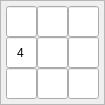
   <widget class="QFrame" name="frame_8">
    <property name="geometry">
     <rect>
      <x>120</x>
      <y>210</y>
      <width>101</width>
      <height>101</height>
     </rect>
    </property>
    <property name="minimumSize">
     <size>
      <width>0</width>
      <height>0</height>
     </size>
    </property>
    <property name="maximumSize">
     <size>
      <width>135</width>
      <height>135</height>
     </size>
    </property>
    <property name="styleSheet">
     <string notr="true"/>
    </property>
    <property name="frameShape">
     <enum>QFrame::StyledPanel</enum>
    </property>
    <property name="frameShadow">
     <enum>QFrame::Raised</enum>
    </property>
    <layout class="QGridLayout" name="gridLayout_8">
     <property name="leftMargin">
      <number>5</number>
     </property>
     <property name="topMargin">
      <number>5</number>
     </property>
     <property name="rightMargin">
      <number>5</number>
     </property>
     <property name="bottomMargin">
      <number>5</number>
     </property>
     <property name="spacing">
      <number>0</number>
     </property>
     <item row="2" column="2">
      <widget class="QLineEdit" name="cell_8_5">
       <property name="enabled">
        <bool>true</bool>
       </property>
       <property name="minimumSize">
        <size>
         <width>31</width>
         <height>31</height>
        </size>
       </property>
       <property name="maximumSize">
        <size>
         <width>31</width>
         <height>31</height>
        </size>
       </property>
       <property name="font">
        <font>
         <pointsize>9</pointsize>
        </font>
       </property>
       <property name="inputMask">
        <string>9</string>
       </property>
       <property name="text">
        <string/>
       </property>
       <property name="alignment">
        <set>Qt::AlignCenter</set>
       </property>
       <property name="readOnly">
        <bool>true</bool>
       </property>
      </widget>
     </item>
     <item row="2" column="0">
      <widget class="QLineEdit" name="cell_8_3">
       <property name="enabled">
        <bool>true</bool>
       </property>
       <property name="minimumSize">
        <size>
         <width>31</width>
         <height>31</height>
        </size>
       </property>
       <property name="maximumSize">
        <size>
         <width>31</width>
         <height>31</height>
        </size>
       </property>
       <property name="font">
        <font>
         <pointsize>9</pointsize>
        </font>
       </property>
       <property name="inputMask">
        <string>9</string>
       </property>
       <property name="text">
        <string/>
       </property>
       <property name="alignment">
        <set>Qt::AlignCenter</set>
       </property>
       <property name="readOnly">
        <bool>true</bool>
       </property>
      </widget>
     </item>
     <item row="1" column="1">
      <widget class="QLineEdit" name="cell_7_4">
       <property name="enabled">
        <bool>true</bool>
       </property>
       <property name="minimumSize">
        <size>
         <width>31</width>
         <height>31</height>
        </size>
       </property>
       <property name="maximumSize">
        <size>
         <width>31</width>
         <height>31</height>
        </size>
       </property>
       <property name="font">
        <font>
         <pointsize>9</pointsize>
        </font>
       </property>
       <property name="inputMask">
        <string>9</string>
       </property>
       <property name="text">
        <string/>
       </property>
       <property name="alignment">
        <set>Qt::AlignCenter</set>
       </property>
       <property name="readOnly">
        <bool>true</bool>
       </property>
      </widget>
     </item>
     <item row="1" column="0">
      <widget class="QLineEdit" name="cell_7_3">
       <property name="enabled">
        <bool>true</bool>
       </property>
       <property name="minimumSize">
        <size>
         <width>31</width>
         <height>31</height>
        </size>
       </property>
       <property name="maximumSize">
        <size>
         <width>31</width>
         <height>31</height>
        </size>
       </property>
       <property name="font">
        <font>
         <pointsize>9</pointsize>
        </font>
       </property>
       <property name="inputMask">
        <string>9</string>
       </property>
       <property name="text">
        <string>4</string>
       </property>
       <property name="alignment">
        <set>Qt::AlignCenter</set>
       </property>
       <property name="readOnly">
        <bool>true</bool>
       </property>
      </widget>
     </item>
     <item row="0" column="1">
      <widget class="QLineEdit" name="cell_6_4">
       <property name="enabled">
        <bool>true</bool>
       </property>
       <property name="minimumSize">
        <size>
         <width>31</width>
         <height>31</height>
        </size>
       </property>
       <property name="maximumSize">
        <size>
         <width>31</width>
         <height>31</height>
        </size>
       </property>
       <property name="font">
        <font>
         <pointsize>9</pointsize>
        </font>
       </property>
       <property name="inputMask">
        <string>9</string>
       </property>
       <property name="text">
        <string/>
       </property>
       <property name="alignment">
        <set>Qt::AlignCenter</set>
       </property>
       <property name="readOnly">
        <bool>true</bool>
       </property>
      </widget>
     </item>
     <item row="0" column="0">
      <widget class="QLineEdit" name="cell_6_3">
       <property name="enabled">
        <bool>true</bool>
       </property>
       <property name="minimumSize">
        <size>
         <width>31</width>
         <height>31</height>
        </size>
       </property>
       <property name="maximumSize">
        <size>
         <width>31</width>
         <height>31</height>
        </size>
       </property>
       <property name="font">
        <font>
         <pointsize>9</pointsize>
        </font>
       </property>
       <property name="inputMask">
        <string>9</string>
       </property>
       <property name="text">
        <string/>
       </property>
       <property name="alignment">
        <set>Qt::AlignCenter</set>
       </property>
       <property name="readOnly">
        <bool>true</bool>
       </property>
      </widget>
     </item>
     <item row="1" column="2">
      <widget class="QLineEdit" name="cell_7_5">
       <property name="enabled">
        <bool>true</bool>
       </property>
       <property name="minimumSize">
        <size>
         <width>31</width>
         <height>31</height>
        </size>
       </property>
       <property name="maximumSize">
        <size>
         <width>31</width>
         <height>31</height>
        </size>
       </property>
       <property name="font">
        <font>
         <pointsize>9</pointsize>
        </font>
       </property>
       <property name="inputMask">
        <string>9</string>
       </property>
       <property name="text">
        <string/>
       </property>
       <property name="alignment">
        <set>Qt::AlignCenter</set>
       </property>
       <property name="readOnly">
        <bool>true</bool>
       </property>
      </widget>
     </item>
     <item row="0" column="2">
      <widget class="QLineEdit" name="cell_6_5">
       <property name="enabled">
        <bool>true</bool>
       </property>
       <property name="minimumSize">
        <size>
         <width>31</width>
         <height>31</height>
        </size>
       </property>
       <property name="maximumSize">
        <size>
         <width>31</width>
         <height>31</height>
        </size>
       </property>
       <property name="font">
        <font>
         <pointsize>9</pointsize>
        </font>
       </property>
       <property name="inputMask">
        <string>9</string>
       </property>
       <property name="text">
        <string/>
       </property>
       <property name="alignment">
        <set>Qt::AlignCenter</set>
       </property>
       <property name="readOnly">
        <bool>true</bool>
       </property>
      </widget>
     </item>
     <item row="2" column="1">
      <widget class="QLineEdit" name="cell_8_4">
       <property name="enabled">
        <bool>true</bool>
       </property>
       <property name="minimumSize">
        <size>
         <width>31</width>
         <height>31</height>
        </size>
       </property>
       <property name="maximumSize">
        <size>
         <width>31</width>
         <height>31</height>
        </size>
       </property>
       <property name="font">
        <font>
         <pointsize>9</pointsize>
        </font>
       </property>
       <property name="inputMask">
        <string>9</string>
       </property>
       <property name="text">
        <string/>
       </property>
       <property name="alignment">
        <set>Qt::AlignCenter</set>
       </property>
       <property name="readOnly">
        <bool>true</bool>
       </property>
      </widget>
     </item>
    </layout>
   </widget>
